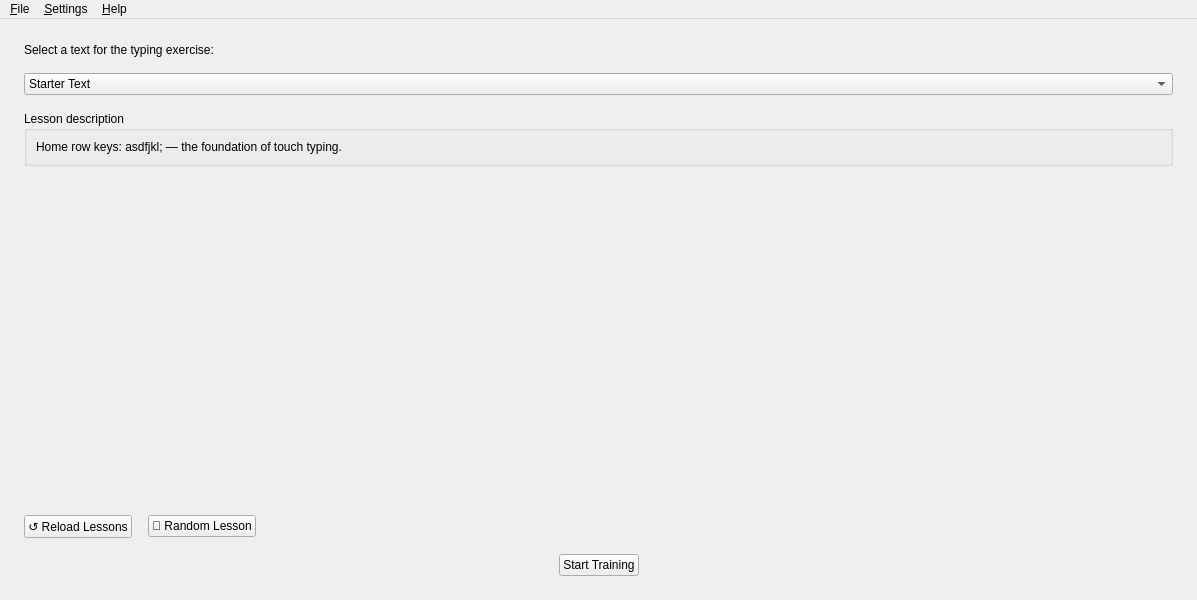
<?xml version="1.0" encoding="UTF-8"?>
<ui version="4.0">
 <class>MainWindow</class>
 <widget class="QMainWindow" name="MainWindow">
  <property name="geometry">
   <rect>
    <x>0</x>
    <y>0</y>
    <width>820</width>
    <height>600</height>
   </rect>
  </property>
  <property name="windowTitle">
   <string>TypingTrainer</string>
  </property>
  <widget class="QWidget" name="centralWidget">
   <layout class="QVBoxLayout" name="centralLayout">
    <property name="margin">
     <number>0</number>
    </property>
    <property name="spacing">
     <number>0</number>
    </property>
    <item>
     <widget class="QStackedWidget" name="stackScreens">
      <property name="currentIndex">
       <number>0</number>
      </property>

      <!-- ═══════════════════════════════════════════ -->
      <!-- PAGE 0 — START / SELECT TEXT               -->
      <!-- ═══════════════════════════════════════════ -->
      <widget class="QWidget" name="pageStart">
       <layout class="QVBoxLayout" name="startLayout">
        <property name="margin">
         <number>24</number>
        </property>
        <property name="spacing">
         <number>16</number>
        </property>
        <item>
         <widget class="QLabel" name="lblSelectPrompt">
          <property name="text">
           <string>Select a text for the typing exercise:</string>
          </property>
         </widget>
        </item>
        <item>
         <widget class="QComboBox" name="comboLesson">
          <property name="sizePolicy">
           <sizepolicy hsizetype="Expanding" vsizetype="Fixed">
            <horstretch>0</horstretch>
            <verstretch>0</verstretch>
           </sizepolicy>
          </property>
          <item>
           <property name="text">
            <string>Starter Text</string>
           </property>
          </item>
          <item>
           <property name="text">
            <string>Numbers and Symbols</string>
           </property>
          </item>
          <item>
           <property name="text">
            <string>Common Words Part 1</string>
           </property>
          </item>
          <item>
           <property name="text">
            <string>Common Words Part 2</string>
           </property>
          </item>
          <item>
           <property name="text">
            <string>Python Code Sample</string>
           </property>
          </item>
          <item>
           <property name="text">
            <string>Lorem Ipsum</string>
           </property>
          </item>
         </widget>
        </item>
        <item>
         <widget class="QGroupBox" name="grpLessonInfo">
          <property name="title">
           <string>Lesson description</string>
          </property>
          <layout class="QVBoxLayout" name="lessonInfoLayout">
           <item>
            <widget class="QLabel" name="lblLessonDesc">
             <property name="text">
              <string>Home row keys: asdfjkl; — the foundation of touch typing.</string>
             </property>
             <property name="wordWrap">
              <bool>true</bool>
             </property>
             <property name="alignment">
              <set>Qt::AlignTop|Qt::AlignLeft</set>
             </property>
            </widget>
           </item>
          </layout>
         </widget>
        </item>
        <item>
         <spacer name="startSpacer">
          <property name="orientation">
           <enum>Qt::Vertical</enum>
          </property>
          <property name="sizeHint" stdset="0">
           <size>
            <width>20</width>
            <height>40</height>
           </size>
          </property>
         </spacer>
        </item>
        <!-- ── Reload + Random row ── -->
        <item>
         <layout class="QHBoxLayout" name="reloadRandomLayout">
          <item>
           <widget class="QPushButton" name="btnReloadLessons">
            <property name="text"><string>↺ Reload Lessons</string></property>
            <property name="toolTip"><string>Rescan the lessons/ folder</string></property>
           </widget>
          </item>
          <item>
           <widget class="QPushButton" name="btnRandomLesson">
            <property name="text"><string>🎲 Random Lesson</string></property>
            <property name="toolTip"><string>Pick a random lesson</string></property>
           </widget>
          </item>
          <item>
           <spacer>
            <property name="orientation"><enum>Qt::Horizontal</enum></property>
            <property name="sizeHint" stdset="0"><size><width>40</width><height>20</height></size></property>
           </spacer>
          </item>
         </layout>
        </item>
        <!-- ── Start button ── -->
        <item>
         <layout class="QHBoxLayout" name="startBtnLayout">
          <item>
           <spacer name="startBtnLeftSpacer">
            <property name="orientation"><enum>Qt::Horizontal</enum></property>
            <property name="sizeHint" stdset="0"><size><width>40</width><height>20</height></size></property>
           </spacer>
          </item>
          <item>
           <widget class="QPushButton" name="btnStartTraining">
            <property name="text"><string>Start Training</string></property>
            <property name="minimumWidth"><number>160</number></property>
           </widget>
          </item>
          <item>
           <spacer name="startBtnRightSpacer">
            <property name="orientation"><enum>Qt::Horizontal</enum></property>
            <property name="sizeHint" stdset="0"><size><width>40</width><height>20</height></size></property>
           </spacer>
          </item>
         </layout>
        </item>
       </layout>
      </widget>

      <!-- ═══════════════════════════════════════════ -->
      <!-- PAGE 1 — TRAINING SESSION                  -->
      <!-- ═══════════════════════════════════════════ -->
      <widget class="QWidget" name="pageTraining">
       <layout class="QVBoxLayout" name="trainingLayout">
        <property name="margin">
         <number>12</number>
        </property>
        <property name="spacing">
         <number>8</number>
        </property>

        <!-- ── Session info bar ── -->
        <item>
         <widget class="QFrame" name="frameSessionInfo">
          <property name="frameShape">
           <enum>QFrame::StyledPanel</enum>
          </property>
          <property name="frameShadow">
           <enum>QFrame::Raised</enum>
          </property>
          <layout class="QHBoxLayout" name="sessionInfoLayout">
           <property name="margin">
            <number>6</number>
           </property>
           <item>
            <widget class="QLabel" name="lblTimeCaption">
             <property name="text">
              <string>⏱ Time:</string>
             </property>
            </widget>
           </item>
           <item>
            <widget class="QLabel" name="lblTimeValue">
             <property name="text">
              <string>00:00</string>
             </property>
             <property name="minimumWidth">
              <number>55</number>
             </property>
            </widget>
           </item>
           <item>
            <widget class="QFrame" name="sep1">
             <property name="frameShape">
              <enum>QFrame::VLine</enum>
             </property>
             <property name="frameShadow">
              <enum>QFrame::Sunken</enum>
             </property>
            </widget>
           </item>
           <item>
            <widget class="QLabel" name="lblSpeedCaption">
             <property name="text">
              <string>⌨ Speed:</string>
             </property>
            </widget>
           </item>
           <item>
            <widget class="QLabel" name="lblSpeedValue">
             <property name="text">
              <string>0 CPM</string>
             </property>
             <property name="minimumWidth">
              <number>70</number>
             </property>
            </widget>
           </item>
           <item>
            <widget class="QFrame" name="sep2">
             <property name="frameShape">
              <enum>QFrame::VLine</enum>
             </property>
             <property name="frameShadow">
              <enum>QFrame::Sunken</enum>
             </property>
            </widget>
           </item>
           <item>
            <widget class="QLabel" name="lblAccuracyCaption">
             <property name="text">
              <string>◎ Accuracy:</string>
             </property>
            </widget>
           </item>
           <item>
            <widget class="QLabel" name="lblAccuracyValue">
             <property name="text">
              <string>100%</string>
             </property>
             <property name="minimumWidth">
              <number>45</number>
             </property>
            </widget>
           </item>
           <item>
            <widget class="QProgressBar" name="progressAccuracy">
             <property name="sizePolicy">
              <sizepolicy hsizetype="Expanding" vsizetype="Fixed">
               <horstretch>0</horstretch>
               <verstretch>0</verstretch>
              </sizepolicy>
             </property>
             <property name="maximum">
              <number>100</number>
             </property>
             <property name="value">
              <number>100</number>
             </property>
             <property name="textVisible">
              <bool>false</bool>
             </property>
            </widget>
           </item>
          </layout>
         </widget>
        </item>

        <!-- ── Text display area ── -->
        <item>
         <widget class="QFrame" name="frameTextDisplay">
          <property name="sizePolicy">
           <sizepolicy hsizetype="Expanding" vsizetype="Expanding">
            <horstretch>0</horstretch><verstretch>1</verstretch>
           </sizepolicy>
          </property>
          <property name="frameShape"><enum>QFrame::StyledPanel</enum></property>
          <property name="frameShadow"><enum>QFrame::Sunken</enum></property>
          <layout class="QVBoxLayout" name="textDisplayLayout">
           <property name="margin"><number>10</number></property>
           <property name="spacing"><number>6</number></property>
           <item>
            <widget class="QLabel" name="lblPreviousLine">
             <property name="text"><string></string></property>
             <property name="font"><font><family>Monospace</family><pointsize>14</pointsize></font></property>
             <property name="styleSheet"><string>color: gray;</string></property>
             <property name="wordWrap"><bool>true</bool></property>
            </widget>
           </item>
           <item>
            <widget class="QLabel" name="lblCurrentLine">
             <property name="text"><string>jfj j jff ffjjjj fjjf fjjj jjjjjjj</string></property>
             <property name="font"><font><family>Monospace</family><pointsize>14</pointsize><bold>true</bold></font></property>
             <property name="wordWrap"><bool>true</bool></property>
            </widget>
           </item>
           <item>
            <spacer name="textDisplaySpacer">
             <property name="orientation"><enum>Qt::Vertical</enum></property>
             <property name="sizeHint" stdset="0"><size><width>20</width><height>10</height></size></property>
            </spacer>
           </item>
          </layout>
         </widget>
        </item>
        <!-- ── Step button (temporary test, PR7) ── -->
        <item>
         <layout class="QHBoxLayout" name="stepBtnLayout">
          <item>
           <spacer><property name="orientation"><enum>Qt::Horizontal</enum></property>
            <property name="sizeHint" stdset="0"><size><width>40</width><height>20</height></size></property>
           </spacer>
          </item>
          <item>
           <widget class="QPushButton" name="btnStepChar">
            <property name="text"><string>Step → (test)</string></property>
            <property name="toolTip"><string>Advance one character (PR7 test)</string></property>
           </widget>
          </item>
         </layout>
        </item>

        <!-- ── Virtual keyboard ── -->
        <item>
         <widget class="QFrame" name="frameKeyboard">
          <property name="frameShape">
           <enum>QFrame::StyledPanel</enum>
          </property>
          <property name="frameShadow">
           <enum>QFrame::Raised</enum>
          </property>
          <layout class="QVBoxLayout" name="keyboardOuterLayout">
           <property name="margin">
            <number>6</number>
           </property>
           <property name="spacing">
            <number>4</number>
           </property>

           <!-- Row 0: number row -->
           <item>
            <layout class="QHBoxLayout" name="keyRowNumbers">
             <property name="spacing">
              <number>3</number>
             </property>
             <item><widget class="QPushButton" name="key_backtick"><property name="text"><string>`</string></property><property name="maximumWidth"><number>36</number></property><property name="flat"><bool>true</bool></property></widget></item>
             <item><widget class="QPushButton" name="key_1"><property name="text"><string>1</string></property><property name="maximumWidth"><number>36</number></property><property name="flat"><bool>true</bool></property></widget></item>
             <item><widget class="QPushButton" name="key_2"><property name="text"><string>2</string></property><property name="maximumWidth"><number>36</number></property><property name="flat"><bool>true</bool></property></widget></item>
             <item><widget class="QPushButton" name="key_3"><property name="text"><string>3</string></property><property name="maximumWidth"><number>36</number></property><property name="flat"><bool>true</bool></property></widget></item>
             <item><widget class="QPushButton" name="key_4"><property name="text"><string>4</string></property><property name="maximumWidth"><number>36</number></property><property name="flat"><bool>true</bool></property></widget></item>
             <item><widget class="QPushButton" name="key_5"><property name="text"><string>5</string></property><property name="maximumWidth"><number>36</number></property><property name="flat"><bool>true</bool></property></widget></item>
             <item><widget class="QPushButton" name="key_6"><property name="text"><string>6</string></property><property name="maximumWidth"><number>36</number></property><property name="flat"><bool>true</bool></property></widget></item>
             <item><widget class="QPushButton" name="key_7"><property name="text"><string>7</string></property><property name="maximumWidth"><number>36</number></property><property name="flat"><bool>true</bool></property></widget></item>
             <item><widget class="QPushButton" name="key_8"><property name="text"><string>8</string></property><property name="maximumWidth"><number>36</number></property><property name="flat"><bool>true</bool></property></widget></item>
             <item><widget class="QPushButton" name="key_9"><property name="text"><string>9</string></property><property name="maximumWidth"><number>36</number></property><property name="flat"><bool>true</bool></property></widget></item>
             <item><widget class="QPushButton" name="key_0"><property name="text"><string>0</string></property><property name="maximumWidth"><number>36</number></property><property name="flat"><bool>true</bool></property></widget></item>
             <item><widget class="QPushButton" name="key_minus"><property name="text"><string>-</string></property><property name="maximumWidth"><number>36</number></property><property name="flat"><bool>true</bool></property></widget></item>
             <item><widget class="QPushButton" name="key_equals"><property name="text"><string>=</string></property><property name="maximumWidth"><number>36</number></property><property name="flat"><bool>true</bool></property></widget></item>
             <item><widget class="QPushButton" name="key_backspace"><property name="text"><string>←</string></property><property name="minimumWidth"><number>52</number></property><property name="flat"><bool>true</bool></property></widget></item>
            </layout>
           </item>

           <!-- Row 1: QWERTY -->
           <item>
            <layout class="QHBoxLayout" name="keyRowQwerty">
             <property name="spacing">
              <number>3</number>
             </property>
             <item><widget class="QPushButton" name="key_tab"><property name="text"><string>Tab</string></property><property name="minimumWidth"><number>52</number></property><property name="flat"><bool>true</bool></property></widget></item>
             <item><widget class="QPushButton" name="key_q"><property name="text"><string>Q</string></property><property name="maximumWidth"><number>36</number></property><property name="flat"><bool>true</bool></property></widget></item>
             <item><widget class="QPushButton" name="key_w"><property name="text"><string>W</string></property><property name="maximumWidth"><number>36</number></property><property name="flat"><bool>true</bool></property></widget></item>
             <item><widget class="QPushButton" name="key_e"><property name="text"><string>E</string></property><property name="maximumWidth"><number>36</number></property><property name="flat"><bool>true</bool></property></widget></item>
             <item><widget class="QPushButton" name="key_r"><property name="text"><string>R</string></property><property name="maximumWidth"><number>36</number></property><property name="flat"><bool>true</bool></property></widget></item>
             <item><widget class="QPushButton" name="key_t"><property name="text"><string>T</string></property><property name="maximumWidth"><number>36</number></property><property name="flat"><bool>true</bool></property></widget></item>
             <item><widget class="QPushButton" name="key_y"><property name="text"><string>Y</string></property><property name="maximumWidth"><number>36</number></property><property name="flat"><bool>true</bool></property></widget></item>
             <item><widget class="QPushButton" name="key_u"><property name="text"><string>U</string></property><property name="maximumWidth"><number>36</number></property><property name="flat"><bool>true</bool></property></widget></item>
             <item><widget class="QPushButton" name="key_i"><property name="text"><string>I</string></property><property name="maximumWidth"><number>36</number></property><property name="flat"><bool>true</bool></property></widget></item>
             <item><widget class="QPushButton" name="key_o"><property name="text"><string>O</string></property><property name="maximumWidth"><number>36</number></property><property name="flat"><bool>true</bool></property></widget></item>
             <item><widget class="QPushButton" name="key_p"><property name="text"><string>P</string></property><property name="maximumWidth"><number>36</number></property><property name="flat"><bool>true</bool></property></widget></item>
             <item><widget class="QPushButton" name="key_lbracket"><property name="text"><string>[</string></property><property name="maximumWidth"><number>36</number></property><property name="flat"><bool>true</bool></property></widget></item>
             <item><widget class="QPushButton" name="key_rbracket"><property name="text"><string>]</string></property><property name="maximumWidth"><number>36</number></property><property name="flat"><bool>true</bool></property></widget></item>
            </layout>
           </item>

           <!-- Row 2: ASDF (home row) -->
           <item>
            <layout class="QHBoxLayout" name="keyRowHome">
             <property name="spacing">
              <number>3</number>
             </property>
             <item><widget class="QPushButton" name="key_caps"><property name="text"><string>Caps</string></property><property name="minimumWidth"><number>62</number></property><property name="flat"><bool>true</bool></property></widget></item>
             <item><widget class="QPushButton" name="key_a"><property name="text"><string>A</string></property><property name="maximumWidth"><number>36</number></property><property name="flat"><bool>true</bool></property></widget></item>
             <item><widget class="QPushButton" name="key_s"><property name="text"><string>S</string></property><property name="maximumWidth"><number>36</number></property><property name="flat"><bool>true</bool></property></widget></item>
             <item><widget class="QPushButton" name="key_d"><property name="text"><string>D</string></property><property name="maximumWidth"><number>36</number></property><property name="flat"><bool>true</bool></property></widget></item>
             <item><widget class="QPushButton" name="key_f"><property name="text"><string>F</string></property><property name="maximumWidth"><number>36</number></property><property name="flat"><bool>true</bool></property></widget></item>
             <item><widget class="QPushButton" name="key_g"><property name="text"><string>G</string></property><property name="maximumWidth"><number>36</number></property><property name="flat"><bool>true</bool></property></widget></item>
             <item><widget class="QPushButton" name="key_h"><property name="text"><string>H</string></property><property name="maximumWidth"><number>36</number></property><property name="flat"><bool>true</bool></property></widget></item>
             <item><widget class="QPushButton" name="key_j"><property name="text"><string>J</string></property><property name="maximumWidth"><number>36</number></property><property name="flat"><bool>true</bool></property></widget></item>
             <item><widget class="QPushButton" name="key_k"><property name="text"><string>K</string></property><property name="maximumWidth"><number>36</number></property><property name="flat"><bool>true</bool></property></widget></item>
             <item><widget class="QPushButton" name="key_l"><property name="text"><string>L</string></property><property name="maximumWidth"><number>36</number></property><property name="flat"><bool>true</bool></property></widget></item>
             <item><widget class="QPushButton" name="key_semicolon"><property name="text"><string>;</string></property><property name="maximumWidth"><number>36</number></property><property name="flat"><bool>true</bool></property></widget></item>
             <item><widget class="QPushButton" name="key_enter"><property name="text"><string>↵</string></property><property name="minimumWidth"><number>62</number></property><property name="flat"><bool>true</bool></property></widget></item>
            </layout>
           </item>

           <!-- Row 3: ZXCV -->
           <item>
            <layout class="QHBoxLayout" name="keyRowZxcv">
             <property name="spacing">
              <number>3</number>
             </property>
             <item><widget class="QPushButton" name="key_lshift"><property name="text"><string>⇧</string></property><property name="minimumWidth"><number>46</number></property><property name="flat"><bool>true</bool></property></widget></item>
             <item><widget class="QPushButton" name="key_z"><property name="text"><string>Z</string></property><property name="maximumWidth"><number>36</number></property><property name="flat"><bool>true</bool></property></widget></item>
             <item><widget class="QPushButton" name="key_x"><property name="text"><string>X</string></property><property name="maximumWidth"><number>36</number></property><property name="flat"><bool>true</bool></property></widget></item>
             <item><widget class="QPushButton" name="key_c"><property name="text"><string>C</string></property><property name="maximumWidth"><number>36</number></property><property name="flat"><bool>true</bool></property></widget></item>
             <item><widget class="QPushButton" name="key_v"><property name="text"><string>V</string></property><property name="maximumWidth"><number>36</number></property><property name="flat"><bool>true</bool></property></widget></item>
             <item><widget class="QPushButton" name="key_b"><property name="text"><string>B</string></property><property name="maximumWidth"><number>36</number></property><property name="flat"><bool>true</bool></property></widget></item>
             <item><widget class="QPushButton" name="key_n"><property name="text"><string>N</string></property><property name="maximumWidth"><number>36</number></property><property name="flat"><bool>true</bool></property></widget></item>
             <item><widget class="QPushButton" name="key_m"><property name="text"><string>M</string></property><property name="maximumWidth"><number>36</number></property><property name="flat"><bool>true</bool></property></widget></item>
             <item><widget class="QPushButton" name="key_comma"><property name="text"><string>,</string></property><property name="maximumWidth"><number>36</number></property><property name="flat"><bool>true</bool></property></widget></item>
             <item><widget class="QPushButton" name="key_period"><property name="text"><string>.</string></property><property name="maximumWidth"><number>36</number></property><property name="flat"><bool>true</bool></property></widget></item>
             <item><widget class="QPushButton" name="key_slash"><property name="text"><string>/</string></property><property name="maximumWidth"><number>36</number></property><property name="flat"><bool>true</bool></property></widget></item>
             <item><widget class="QPushButton" name="key_rshift"><property name="text"><string>⇧</string></property><property name="minimumWidth"><number>46</number></property><property name="flat"><bool>true</bool></property></widget></item>
            </layout>
           </item>

           <!-- Row 4: bottom row -->
           <item>
            <layout class="QHBoxLayout" name="keyRowBottom">
             <property name="spacing">
              <number>3</number>
             </property>
             <item><widget class="QPushButton" name="key_lctrl"><property name="text"><string>Shift</string></property><property name="minimumWidth"><number>52</number></property><property name="flat"><bool>true</bool></property></widget></item>
             <item><widget class="QPushButton" name="key_lalt"><property name="text"><string>Ctrl</string></property><property name="minimumWidth"><number>46</number></property><property name="flat"><bool>true</bool></property></widget></item>
             <item>
              <widget class="QPushButton" name="key_space">
               <property name="text">
                <string>Space</string>
               </property>
               <property name="sizePolicy">
                <sizepolicy hsizetype="Expanding" vsizetype="Fixed">
                 <horstretch>0</horstretch>
                 <verstretch>0</verstretch>
                </sizepolicy>
               </property>
               <property name="flat">
                <bool>true</bool>
               </property>
              </widget>
             </item>
             <item><widget class="QPushButton" name="key_ralt"><property name="text"><string>Shift</string></property><property name="minimumWidth"><number>52</number></property><property name="flat"><bool>true</bool></property></widget></item>
             <item><widget class="QPushButton" name="key_rctrl"><property name="text"><string>Ctrl</string></property><property name="minimumWidth"><number>46</number></property><property name="flat"><bool>true</bool></property></widget></item>
            </layout>
           </item>

          </layout>
         </widget>
        </item>

       </layout>
      </widget>

      <!-- ═══════════════════════════════════════════ -->
      <!-- PAGE 2 — RESULTS                           -->
      <!-- ═══════════════════════════════════════════ -->
      <widget class="QWidget" name="pageResults">
       <layout class="QVBoxLayout" name="resultsLayout">
        <property name="margin">
         <number>24</number>
        </property>
        <property name="spacing">
         <number>16</number>
        </property>

        <item>
         <widget class="QGroupBox" name="grpSessionResults">
          <property name="title">
           <string>Session Results</string>
          </property>
          <layout class="QVBoxLayout" name="sessionResultsLayout">
           <property name="spacing">
            <number>12</number>
           </property>

           <!-- Caption row -->
           <item>
            <layout class="QHBoxLayout" name="resultsCaptionsLayout">
             <item>
              <widget class="QLabel" name="lblTimeCaptionR">
               <property name="text">
                <string>⏱ Time</string>
               </property>
               <property name="alignment">
                <set>Qt::AlignHCenter</set>
               </property>
              </widget>
             </item>
             <item>
              <widget class="QLabel" name="lblSpeedCaptionR">
               <property name="text">
                <string>⌨ Speed</string>
               </property>
               <property name="alignment">
                <set>Qt::AlignHCenter</set>
               </property>
              </widget>
             </item>
             <item>
              <widget class="QLabel" name="lblAccuracyCaptionR">
               <property name="text">
                <string>◎ Accuracy</string>
               </property>
               <property name="alignment">
                <set>Qt::AlignHCenter</set>
               </property>
              </widget>
             </item>
            </layout>
           </item>

           <!-- Values row -->
           <item>
            <layout class="QHBoxLayout" name="resultsValuesLayout">
             <item>
              <widget class="QLabel" name="lblTimeResult">
               <property name="text">
                <string>00:00</string>
               </property>
               <property name="alignment">
                <set>Qt::AlignHCenter</set>
               </property>
               <property name="font">
                <font>
                 <pointsize>22</pointsize>
                 <bold>true</bold>
                </font>
               </property>
              </widget>
             </item>
             <item>
              <widget class="QLabel" name="lblSpeedResult">
               <property name="text">
                <string>0 CPM</string>
               </property>
               <property name="alignment">
                <set>Qt::AlignHCenter</set>
               </property>
               <property name="font">
                <font>
                 <pointsize>22</pointsize>
                 <bold>true</bold>
                </font>
               </property>
              </widget>
             </item>
             <item>
              <widget class="QLabel" name="lblAccuracyResult">
               <property name="text">
                <string>100%</string>
               </property>
               <property name="alignment">
                <set>Qt::AlignHCenter</set>
               </property>
               <property name="font">
                <font>
                 <pointsize>22</pointsize>
                 <bold>true</bold>
                </font>
               </property>
              </widget>
             </item>
            </layout>
           </item>

          </layout>
         </widget>
        </item>

        <item>
         <spacer name="resultsSpacer">
          <property name="orientation">
           <enum>Qt::Vertical</enum>
          </property>
          <property name="sizeHint" stdset="0">
           <size>
            <width>20</width>
            <height>40</height>
           </size>
          </property>
         </spacer>
        </item>

        <!-- Action buttons -->
        <item>
         <layout class="QHBoxLayout" name="resultsBtnsLayout">
          <item>
           <spacer name="resultsBtnLeftSpacer">
            <property name="orientation">
             <enum>Qt::Horizontal</enum>
            </property>
            <property name="sizeHint" stdset="0">
             <size>
              <width>40</width>
              <height>20</height>
             </size>
            </property>
           </spacer>
          </item>
          <item>
           <widget class="QPushButton" name="btnRestartTraining">
            <property name="text">
             <string>Restart Training</string>
            </property>
            <property name="minimumWidth">
             <number>140</number>
            </property>
           </widget>
          </item>
          <item>
           <widget class="QPushButton" name="btnReturnToMain">
            <property name="text">
             <string>Return to Main</string>
            </property>
            <property name="minimumWidth">
             <number>140</number>
            </property>
           </widget>
          </item>
          <item>
           <spacer name="resultsBtnRightSpacer">
            <property name="orientation">
             <enum>Qt::Horizontal</enum>
            </property>
            <property name="sizeHint" stdset="0">
             <size>
              <width>40</width>
              <height>20</height>
             </size>
            </property>
           </spacer>
          </item>
         </layout>
        </item>

       </layout>
      </widget>

     </widget>
    </item>
   </layout>
  </widget>

  <!-- ═══════════════════════════════════════════ -->
  <!-- MENU BAR                                   -->
  <!-- ═══════════════════════════════════════════ -->
  <widget class="QMenuBar" name="menuBar">
   <property name="geometry">
    <rect>
     <x>0</x>
     <y>0</y>
     <width>820</width>
     <height>22</height>
    </rect>
   </property>
   <widget class="QMenu" name="menuFile">
    <property name="title">
     <string>&amp;File</string>
    </property>
    <addaction name="actionExit"/>
   </widget>
   <widget class="QMenu" name="menuSettings">
    <property name="title">
     <string>&amp;Settings</string>
    </property>
    <addaction name="actionSettings"/>
   </widget>
   <widget class="QMenu" name="menuHelp">
    <property name="title">
     <string>&amp;Help</string>
    </property>
    <addaction name="actionAbout"/>
   </widget>
   <addaction name="menuFile"/>
   <addaction name="menuSettings"/>
   <addaction name="menuHelp"/>
  </widget>

  <!-- ═══════════════════════════════════════════ -->
  <!-- ACTIONS                                    -->
  <!-- ═══════════════════════════════════════════ -->
  <action name="actionExit">
   <property name="text">
    <string>E&amp;xit</string>
   </property>
   <property name="shortcut">
    <string>Ctrl+Q</string>
   </property>
   <property name="statusTip">
    <string>Exit the application</string>
   </property>
  </action>
  <action name="actionAbout">
   <property name="text">
    <string>&amp;About TypingTrainer</string>
   </property>
   <property name="statusTip">
    <string>Show information about TypingTrainer</string>
   </property>
  </action>
  <action name="actionSettings">
   <property name="text">
    <string>&amp;Preferences…</string>
   </property>
   <property name="shortcut">
    <string>Ctrl+,</string>
   </property>
   <property name="statusTip">
    <string>Open settings</string>
   </property>
  </action>

 </widget>
 <resources/>
 <connections/>
</ui>
